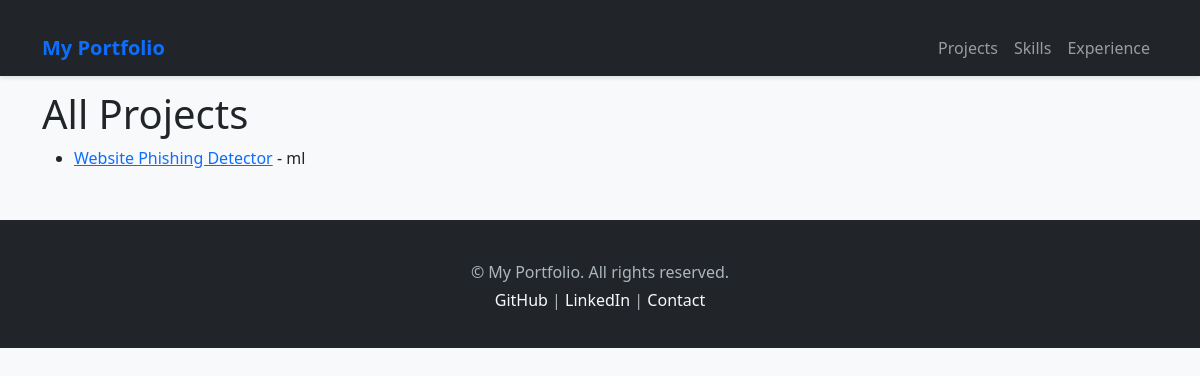
The page /projects/ on the database as committed earlier.
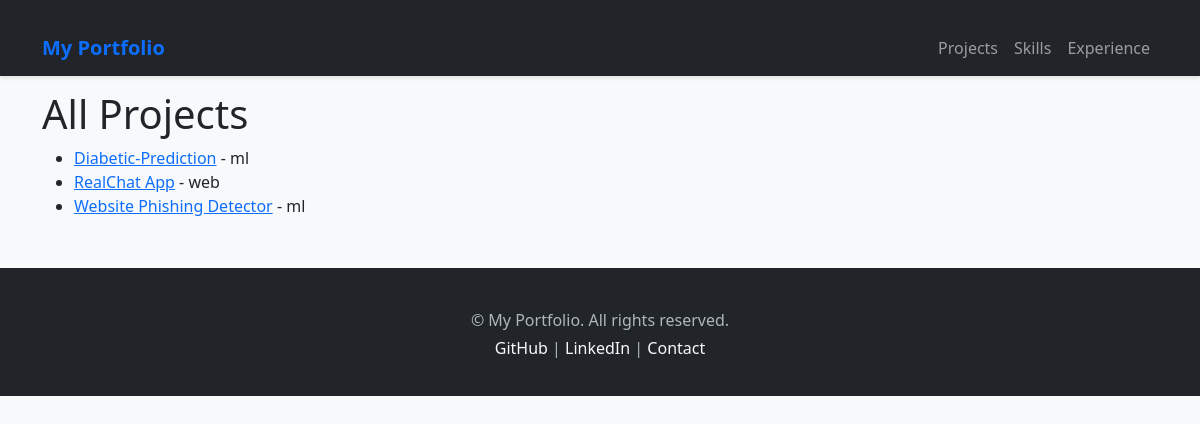
The same page on the database as committed later.
### main/models.py (models this page shows, shortened)
class Project(models.Model):
    PROJECT_TYPES = [
        ('web', 'Web Application'),
        ('mobile', 'Mobile Application'),
        ('ml', 'Machine Learning'),
        ('ai', 'Artificial Intelligence'),
        ('blockchain', 'Blockchain/Crypto'),
        ('data', 'Data Science'),
        ('iot', 'IoT'),
        ('desktop', 'Desktop Application'),
    ]
    title = models.CharField(max_length=50)
    slug = models.SlugField(max_length=50 , unique=True, blank=True)
    description = models.TextField()
    short_description = models.CharField(max_length=200, blank=True, null=True)
    image =  models.ImageField(upload_to='projects/')
    technologies = models.ManyToManyField('Skills',blank=True, help_text="Display separated by commas")
    project_type = models.CharField(max_length=20, choices=PROJECT_TYPES,default='web')
    url = models.URLField(null=True, blank=True, verbose_name="Project URL")
    github_url = models.URLField(null=True,blank=True, verbose_name="Github URL")
    featured = models.BooleanField(default=False)
    order = models.IntegerField(default=0, help_text="Display order (higher numbers shows first)")
    model_accuracy = models.FloatField(null=True, blank=True, verbose_name="Model Accuracy (%)")
    algorithm = models.CharField(max_length=100, blank=True, help_text="ML Algorithm used")
    dataset_size = models.CharField(max_length=50, blank=True, help_text="Dataset size (e.g., 10GB, 1M records)")
    created_at = models.DateTimeField(auto_now_add=True)
    updated_at = models.DateTimeField(auto_now=True)
    class Meta:
        ordering = ['-featured', '-order', '-created_at']
    def get_absolute_url(self):
        return reverse("project_detail", kwargs={"slug": self.slug})

### main/views.py (the view)
# urls.py: path('projects/', views.project_list, name="project_list"),
def project_list(request):
    projects = Project.objects.all()
    return render(request, 'project_list.html', {'projects': projects})

### templates/project_list.html
{% extends "base.html" %}
{% block content %}
<h1>All Projects</h1>
<ul>
  {% for project in projects %}
    <li>
      <a href="{{ project.get_absolute_url }}">{{ project.title }}</a> - {{ project.project_type }}
    </li>
  {% endfor %}
</ul>
{% endblock %}

Rows that differ between the two databases and show on the page:
added Project: title "Diabetic-Prediction", project_type "ml"
added Project: title "RealChat App", project_type "web"
